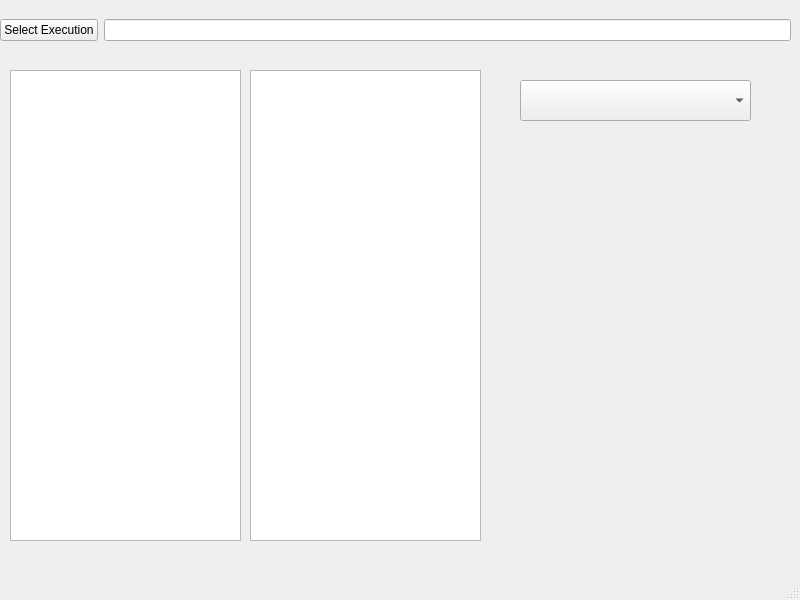
<?xml version="1.0" encoding="UTF-8"?>
<ui version="4.0">
 <class>MainWindow</class>
 <widget class="QMainWindow" name="MainWindow">
  <property name="geometry">
   <rect>
    <x>0</x>
    <y>0</y>
    <width>800</width>
    <height>600</height>
   </rect>
  </property>
  <property name="windowTitle">
   <string>MainWindow</string>
  </property>
  <widget class="QWidget" name="centralwidget">
   <widget class="QWidget" name="horizontalLayoutWidget">
    <property name="geometry">
     <rect>
      <x>0</x>
      <y>0</y>
      <width>791</width>
      <height>61</height>
     </rect>
    </property>
    <layout class="QHBoxLayout" name="horizontalLayout">
     <item>
      <widget class="QPushButton" name="selectExecutionPath">
       <property name="text">
        <string>Select Execution</string>
       </property>
      </widget>
     </item>
     <item>
      <widget class="QLineEdit" name="ExecutionPath"/>
     </item>
    </layout>
   </widget>
   <widget class="QListWidget" name="runListBox">
    <property name="geometry">
     <rect>
      <x>10</x>
      <y>70</y>
      <width>231</width>
      <height>471</height>
     </rect>
    </property>
   </widget>
   <widget class="QListWidget" name="elementListBox">
    <property name="geometry">
     <rect>
      <x>250</x>
      <y>70</y>
      <width>231</width>
      <height>471</height>
     </rect>
    </property>
   </widget>
   <widget class="QComboBox" name="versionComboBox">
    <property name="geometry">
     <rect>
      <x>520</x>
      <y>80</y>
      <width>231</width>
      <height>41</height>
     </rect>
    </property>
   </widget>
  </widget>
  <widget class="QMenuBar" name="menubar">
   <property name="geometry">
    <rect>
     <x>0</x>
     <y>0</y>
     <width>800</width>
     <height>23</height>
    </rect>
   </property>
  </widget>
  <widget class="QStatusBar" name="statusbar"/>
 </widget>
 <resources/>
 <connections/>
</ui>
